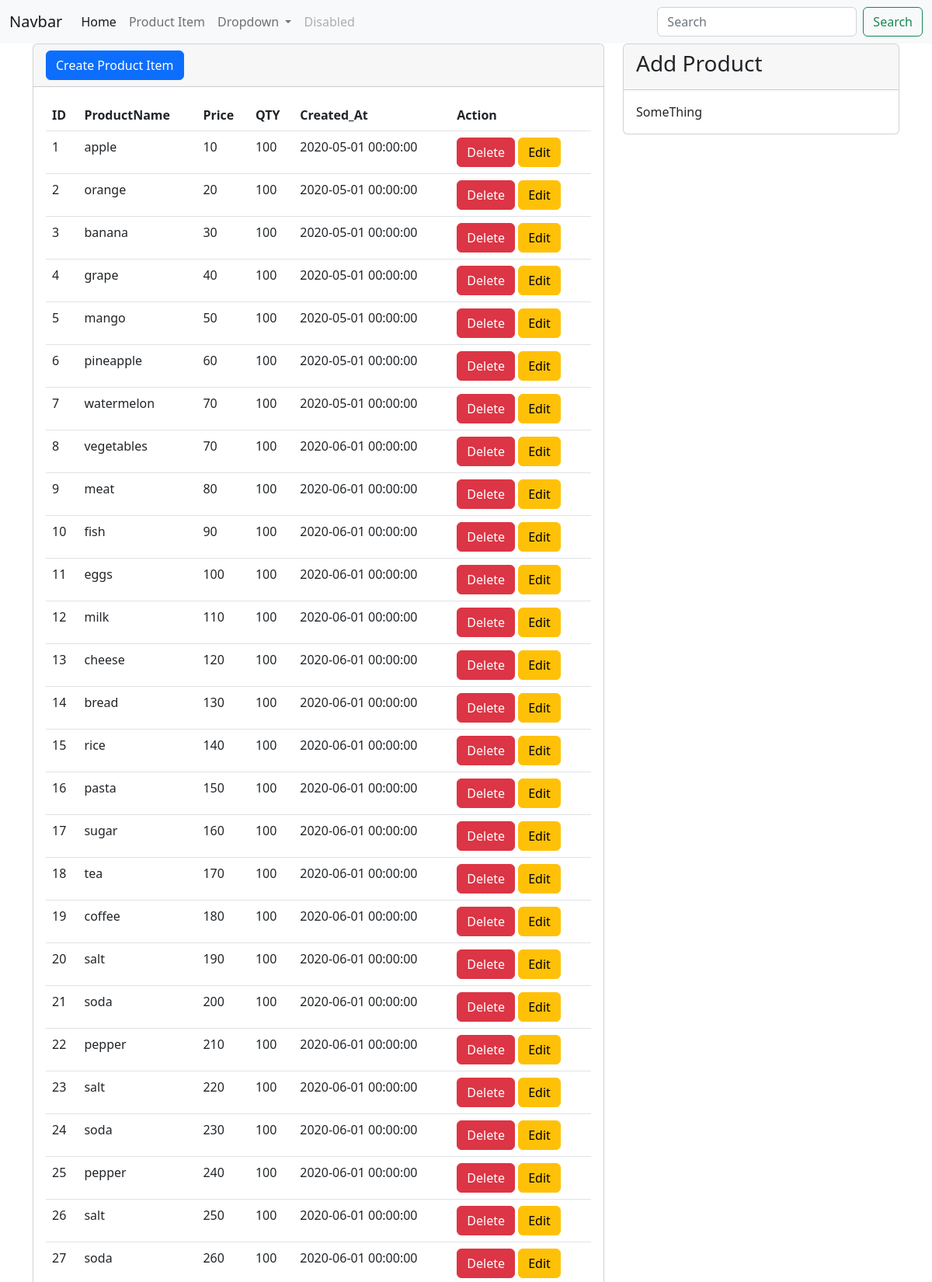
The page /product_index.php (upper part) on the database its author committed.
### tables this page shows
create table products(id int, product_name varchar(20), price int,quantity int, created_at DATETIME, updated_at DATETIME);

### _classes/Libs/Databases/ProductTable.php (called while the page is built, shortened)
<?php
class ProductTable{
 private $db = null;
 public function __construct(MySQL $db)
 {
  $this->db = $db;
 }
 public function getItems()
 {
  try {
   $query = "SELECT * FROM products";
   $statement = $this->db->connect()->prepare($query);
   $statement->execute();
   $items = $statement->fetchAll();
   return $items;
  } catch (PDOException $e) {
   echo "Select Error: " . $e->getMessage();
  }
 }
}

### _classes/Libs/Databases/MySQL.php (called while the page is built, shortened)
<?php
class MySQL
{
 private $dbhost;
 private $dbuser;
 private $dbname;
 private $dbpass;
 public function __construct(
  $dbhost = "localhost",
  $dbuser = "root",
  $dbname = "project_excle",
  $dbpass = "",)
 {
  $this->dbhost = $dbhost;
  $this->dbuser = $dbuser;
  $this->dbname = $dbname;
  $this->dbpass = $dbpass;
 }
 public function connect()
 {
  try {
   $this->db = new PDO("mysql:host=$this->dbhost;dbname=$this->dbname", $this->dbuser, $this->dbpass,
   [
          PDO::ATTR_ERRMODE => PDO::ERRMODE_EXCEPTION,
          PDO::ATTR_DEFAULT_FETCH_MODE => PDO::FETCH_OBJ,
        ]
   );
   return $this->db;
  } catch (PDOException $e) {
   echo "Connection Error: " . $e->getMessage();
  }
 }
}

### product_index.php (the view, shortened to what this page needs)
<?php
 $item_data = new ProductTable(new MySQL());
 $items = $item_data->getItems();
include("layouts/head.php")
?>
<?php
include("layouts/navbar.php")
?>
<body>
 <div class="container">
  <div class="row">
   <div class="col-lg-8">
    <div class="card">
     <div class="card-header">
      <button type="button" class="btn btn-primary" data-bs-toggle="modal" data-bs-target="#exampleModal">
       Create Product Item
      </button>
     </div>
     <div class="card-body">
      <table class="table">
       <thead>
        <th>ID</th>
        <th>ProductName</th>
        <th>Price</th>
        <th>QTY</th>
        <th>Created_At</th>
        <th>Action</th>
       </thead>
       <tbody>
        <?php
        foreach ($items as $item) {
             ?>
        <td><?php echo $item->id; ?></td>
        <td><?php echo $item->product_name; ?></td>
        <td><?php echo $item->price; ?></td>
        <td><?php echo $item->quantity; ?></td>
        <td><?php echo $item->created_at; ?></td>
        <td>
         <a href="_actions/item_delete.php?id=<?php echo $item->id; ?>" class="btn btn-danger">Delete</a>
         <a href="item_edit.php?id=<?php echo $item->id; ?>" class="btn btn-warning">Edit</a>
        </td>
        <?php
         }
         ?>
       </tbody>
      </table>
     </div>
    </div>
   </div>
   <div class="col-lg-4">
    <div class="card">
     <div class="card-header">
      <h3>Add Product</h3>
     </div>
     <div class="card-body">
      SomeThing
     </div>
    </div>
   </div>
  </div>
 </div>
 <?php
include("layouts/footer.php")
?>

### layouts/head.php (shortened to what this page needs)
<!doctype html>
<html lang="en">
<head>
 <link href="https://cdn.jsdelivr.net/npm/bootstrap@5.2.0-beta1/dist/css/bootstrap.min.css" rel="stylesheet"
>
</head>

### layouts/navbar.php (shortened to what this page needs)
<nav class="navbar navbar-expand-lg bg-light">
 <div class="container-fluid">
  <a class="navbar-brand" href="#">Navbar</a>
  <div class="collapse navbar-collapse" id="navbarSupportedContent">
   <ul class="navbar-nav me-auto mb-2 mb-lg-0">
    <li class="nav-item">
     <a class="nav-link active" aria-current="page" href="#">Home</a>
    </li>
    <li class="nav-item">
     <a class="nav-link" href="product_index.php">Product Item</a>
    </li>
    <li class="nav-item dropdown">
     <a class="nav-link dropdown-toggle" href="#" id="navbarDropdown" role="button" data-bs-toggle="dropdown"
      aria-expanded="false">
      Dropdown
     </a>
    </li>
    <li class="nav-item">
     <a class="nav-link disabled">Disabled</a>
    </li>
   </ul>
   <form class="d-flex" role="search">
    <input class="form-control me-2" type="search" placeholder="Search" aria-label="Search">
    <button class="btn btn-outline-success" type="submit">Search</button>
   </form>
  </div>
 </div>
</nav>

### layouts/footer.php (shortened to what this page needs)
</body>
</html>

### rows shown on the page
products: id "1", product_name "apple", price "10", quantity "100", created_at "2020-05-01 00:00:00"
products: id "2", product_name "orange", price "20", quantity "100", created_at "2020-05-01 00:00:00"
products: id "3", product_name "banana", price "30", quantity "100", created_at "2020-05-01 00:00:00"
products: id "4", product_name "grape", price "40", quantity "100", created_at "2020-05-01 00:00:00"
products: id "5", product_name "mango", price "50", quantity "100", created_at "2020-05-01 00:00:00"
products: id "6", product_name "pineapple", price "60", quantity "100", created_at "2020-05-01 00:00:00"
products: id "7", product_name "watermelon", price "70", quantity "100", created_at "2020-05-01 00:00:00"
products: id "8", product_name "vegetables", price "70", quantity "100", created_at "2020-06-01 00:00:00"
products: id "9", product_name "meat", price "80", quantity "100", created_at "2020-06-01 00:00:00"
products: id "10", product_name "fish", price "90", quantity "100", created_at "2020-06-01 00:00:00"
products: id "11", product_name "eggs", price "100", quantity "100", created_at "2020-06-01 00:00:00"
products: id "12", product_name "milk", price "110", quantity "100", created_at "2020-06-01 00:00:00"
products: id "13", product_name "cheese", price "120", quantity "100", created_at "2020-06-01 00:00:00"
products: id "14", product_name "bread", price "130", quantity "100", created_at "2020-06-01 00:00:00"
products: id "15", product_name "rice", price "140", quantity "100", created_at "2020-06-01 00:00:00"
products: id "16", product_name "pasta", price "150", quantity "100", created_at "2020-06-01 00:00:00"
products: id "17", product_name "sugar", price "160", quantity "100", created_at "2020-06-01 00:00:00"
products: id "18", product_name "tea", price "170", quantity "100", created_at "2020-06-01 00:00:00"
products: id "19", product_name "coffee", price "180", quantity "100", created_at "2020-06-01 00:00:00"
products: id "20", product_name "salt", price "190", quantity "100", created_at "2020-06-01 00:00:00"
products: id "21", product_name "soda", price "200", quantity "100", created_at "2020-06-01 00:00:00"
products: id "22", product_name "pepper", price "210", quantity "100", created_at "2020-06-01 00:00:00"
products: id "23", product_name "salt", price "220", quantity "100", created_at "2020-06-01 00:00:00"
products: id "24", product_name "soda", price "230", quantity "100", created_at "2020-06-01 00:00:00"
products: id "25", product_name "pepper", price "240", quantity "100", created_at "2020-06-01 00:00:00"
products: id "26", product_name "salt", price "250", quantity "100", created_at "2020-06-01 00:00:00"
products: id "27", product_name "soda", price "260", quantity "100", created_at "2020-06-01 00:00:00"
